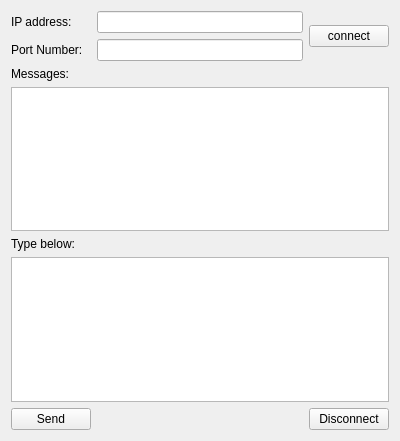
<?xml version="1.0" encoding="UTF-8"?>
<ui version="4.0">
 <class>ClientWidget</class>
 <widget class="QWidget" name="ClientWidget">
  <property name="geometry">
   <rect>
    <x>0</x>
    <y>0</y>
    <width>400</width>
    <height>441</height>
   </rect>
  </property>
  <property name="windowTitle">
   <string>Form</string>
  </property>
  <layout class="QGridLayout" name="gridLayout">
   <item row="7" column="1">
    <spacer name="horizontalSpacer">
     <property name="orientation">
      <enum>Qt::Horizontal</enum>
     </property>
     <property name="sizeHint" stdset="0">
      <size>
       <width>40</width>
       <height>20</height>
      </size>
     </property>
    </spacer>
   </item>
   <item row="4" column="0">
    <widget class="QLabel" name="label_2">
     <property name="text">
      <string>Type below:</string>
     </property>
    </widget>
   </item>
   <item row="0" column="2" rowspan="2">
    <widget class="QPushButton" name="buttonConnect">
     <property name="sizePolicy">
      <sizepolicy hsizetype="Minimum" vsizetype="Fixed">
       <horstretch>0</horstretch>
       <verstretch>0</verstretch>
      </sizepolicy>
     </property>
     <property name="text">
      <string>connect</string>
     </property>
    </widget>
   </item>
   <item row="7" column="0">
    <widget class="QPushButton" name="buttonSend">
     <property name="text">
      <string>Send</string>
     </property>
    </widget>
   </item>
   <item row="2" column="0">
    <widget class="QLabel" name="Msg">
     <property name="text">
      <string>Messages:</string>
     </property>
    </widget>
   </item>
   <item row="1" column="1">
    <widget class="QLineEdit" name="lineEditPort"/>
   </item>
   <item row="7" column="2">
    <widget class="QPushButton" name="buttonClose">
     <property name="text">
      <string>Disconnect</string>
     </property>
    </widget>
   </item>
   <item row="6" column="0" colspan="3">
    <widget class="QTextEdit" name="textEditWrite"/>
   </item>
   <item row="1" column="0">
    <widget class="QLabel" name="portNum">
     <property name="text">
      <string>Port Number:</string>
     </property>
    </widget>
   </item>
   <item row="0" column="0">
    <widget class="QLabel" name="ip_address">
     <property name="text">
      <string>IP address:</string>
     </property>
    </widget>
   </item>
   <item row="0" column="1">
    <widget class="QLineEdit" name="lineEditIP"/>
   </item>
   <item row="3" column="0" colspan="3">
    <widget class="QTextEdit" name="textEditRead">
     <property name="readOnly">
      <bool>true</bool>
     </property>
    </widget>
   </item>
  </layout>
 </widget>
 <resources/>
 <connections/>
</ui>
